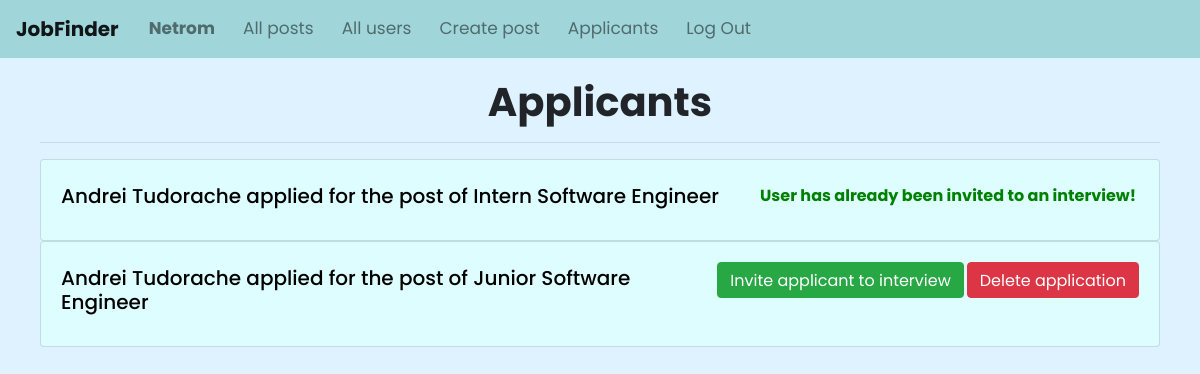
Screenshot of /applicants (signed in) with the database file from the repository.
### JobFinderApp/models.py (models this page shows, shortened)
class User(AbstractUser):
    description = models.CharField(max_length=500, blank=True, null=True)
    birth_date = models.DateField(blank=True, null=True)
    field = models.CharField(max_length=500, blank=True, null=True)
    is_company = models.BooleanField(default=False)
    location = models.CharField(max_length=100, blank=True, null=True)
    link_to_location = models.CharField(max_length=200, blank=True, null=True)
    class Meta:
        ordering = ['-id']

class Job(models.Model):
    user = models.ForeignKey(User, on_delete=models.CASCADE, related_name="job_posts")
    applicants = models.ManyToManyField(User, related_name="applications", blank=True)
    accepted = models.ManyToManyField(User, related_name="accepted", blank=True)
    title = models.CharField(max_length=50)
    level = models.CharField(max_length=50)
    color = models.CharField(max_length=50, blank=True, null=True)
    description = models.TextField(max_length=2000)
    requirements = models.TextField(max_length=1500)
    compensation = models.TextField(max_length=1500, default="None")
    field = models.CharField(max_length=500, blank=True, null=True)
    class Meta:
        ordering = ['-id']

### JobFinderApp/views.py (the view)
# urls.py: path("applicants", views.applicants, name="applicants"),
def applicants(request):
    if request.user.is_company:
        app = Message.objects.filter(company = request.user)
        for a in app:
            if a.date < datetime.date.today():
                a.job.accepted.remove(a.person)
                a.delete()
        return render(request, "JobFinderApp/applicants.html", {
            "posts": Job.objects.filter(user = request.user)
        })

### JobFinderApp/templates/JobFinderApp/applicants.html (shortened to what this page needs)
{% extends "JobFinderApp/layout.html" %}
{% load static %}
{% block body %}
    <div class="container-fluid" style="padding: 20px 40px;">
        <h1 style="text-align: center;"><strong>Applicants</strong></h1>
        <hr>
        {% for post in posts %}
            {% for applicant in post.applicants.all %}
                <a href="{% url 'profile' applicant.username %}" style="text-decoration: none; color: black;">
                    <div class="card post">
                        <div class="card-body">
                            {% if applicant not in post.accepted.all %}
                                <form style="display: inline;" action="{% url 'reject' applicant.id %}" method="POST">
                                    <button class="btn btn-danger pb-1" style="float: right;" type="submit">Delete application</button>
                                </form>
                                <button id="btn_{{ post.id }}_{{ applicant.id }}" data-id="{{ post.id }}_{{ applicant.id }}" class="btn btn-success pb-1" style="float: right; margin-right: 3px">Invite applicant to interview</button>
                            {% else %}
                                <span style="float: right; color:green; margin-right: 3px;" class="pt-1"><strong>User has already been invited to an interview!</strong></span>
                            {% endif %}
                            <h5 class="card-title pt-1">{{ applicant.first_name }} {{ applicant.last_name}} applied for the post of {{ post.title }}</h5>
                        </div>
                    </div>
                </a>
            {% endfor %}
        {% endfor %}
    </div>
{% endblock %}

### JobFinderApp/templates/JobFinderApp/layout.html (shortened to what this page needs)
{% load static %}
<!DOCTYPE html>
<html lang="en">
    <head>
        <link rel="stylesheet" href="https://stackpath.bootstrapcdn.com/bootstrap/4.4.1/css/bootstrap.min.css">
        <link href="{% static 'JobFinderApp/styles.css' %}" rel="stylesheet">
    </head>
    <body>
        <nav class="navbar navbar-expand-md navbar-light" style="background-color: rgb(160, 214, 218); font-size: 17px;">
            <a class="navbar-brand" href="{% url 'index' %}"><strong>JobFinder</strong></a>
            <div class="collapse navbar-collapse" id="navbarNav">
              <ul class="nav navbar-nav">
                {% if request.user.is_authenticated %}
                    <li class="nav-item">
                        <a class="nav-link" href="{% url 'profile' request.user.username %}"><strong>{{ request.user.username }}</strong></a>
                    </li>
                    <li class="nav-item">
                        <a class="nav-link" href="{% url 'posts' 'all' 'any' %}">All posts</a>
                    </li>
                    <li class="nav-item">
                        <a class="nav-link" href="{% url 'users' 'all' %}">All users</a>
                    </li>
                    {% if request.user.is_company %}
                        <li class="nav-item">
                            <a class="nav-link" href="{% url 'create_post' %}">Create post</a>
                        </li>
                        <li class="nav-item">
                            <a class="nav-link" href="{% url 'applicants' %}">Applicants</a>
                        </li>
                    {% else %}
                        <li class="nav-item">
                            <a class="nav-link" href="{% url 'interviews' %}">Interviews and applications</a>
                        </li>
                    {% endif %}
                    <li class="nav-item">
                        <a class="nav-link" href="{% url 'logout' %}">Log Out</a>
                    </li>
                {% endif %}
              </ul>
            </div>
          </nav>
        {% block body %}
        {% endblock %}
    </body>
</html>

### JobFinderApp/static/JobFinderApp/styles.css (style rules this page uses)
.post { background-color: rgb(221, 253, 255); transition: background-color 300ms ease-in; cursor: pointer; }
html, body { margin:0px; height:100%; background: #def2ff; font-family: 'Poppins', sans-serif; }
nav div ul li { margin: 0 6px; }

### rows the page displays
User: user.username "Netrom"
Job: title "Intern Software Engineer"
User: shows "User has already been invited to an interview!", first_name "Andrei", last_name "Tudorache"
Job: title "Junior Software Engineer"
